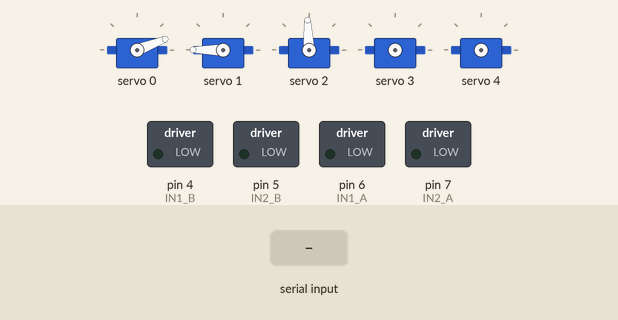
Simulated run of this sketch. Board: Arduino Uno, built with avr-gcc and run on an emulated ATmega328P. On the bench: 5 × servo, switched loads named in the sketch (green lamp = pin HIGH). The test bench sets the inputs (shaded band). What the sketch prints to the serial monitor is not drawn.

Above: at 2.3 s.
2.4 s: "R\n" received over Serial
At 3.2 s:
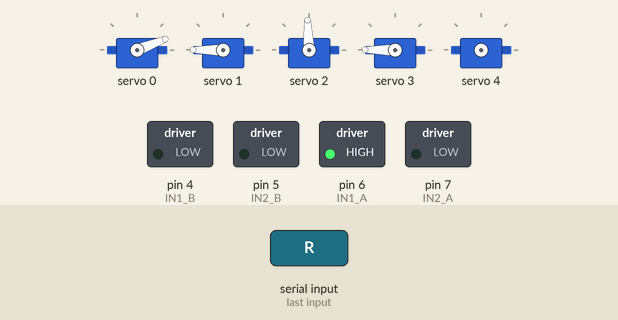
5.4 s: "O\n" received over Serial
At 6.6 s:
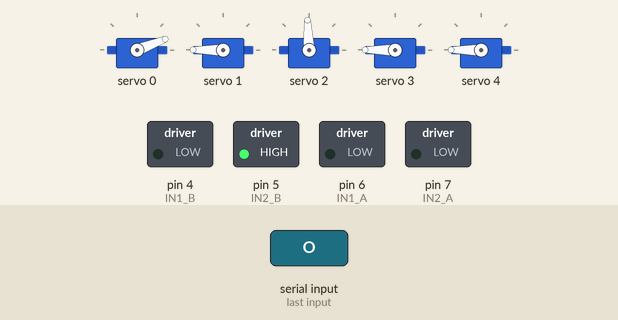
6.9 s: "5\n" received over Serial
At 7.9 s:
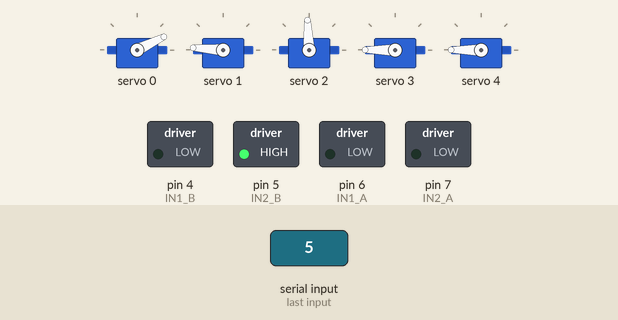
8.4 s: "pan ,45\n" received over Serial
At 9.2 s:
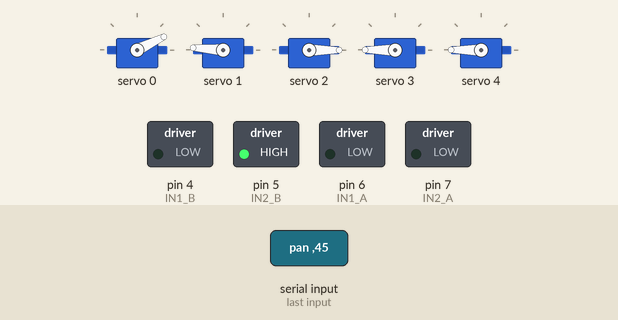
9.9 s: "0\n" received over Serial
At 11.1 s:
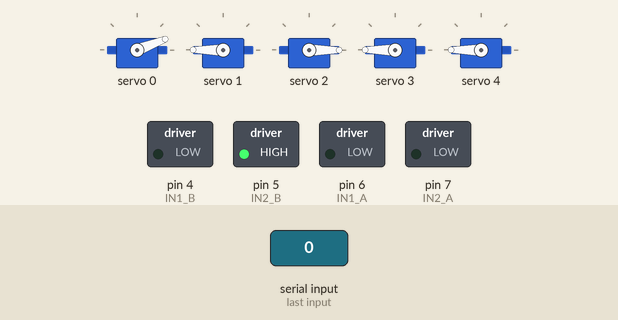
11.4 s: "r\n" received over Serial
At 13.2 s:
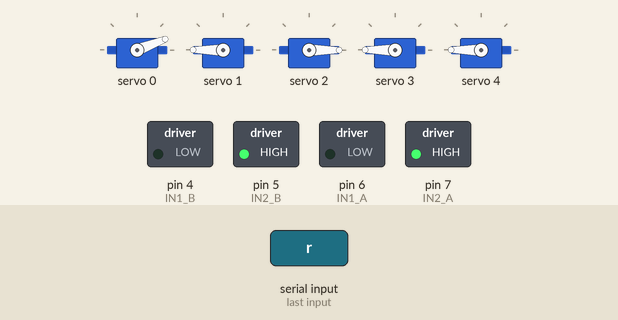
Timing chart, 0 to 14.9 s (numbered marks = the images above; inputs shaded):
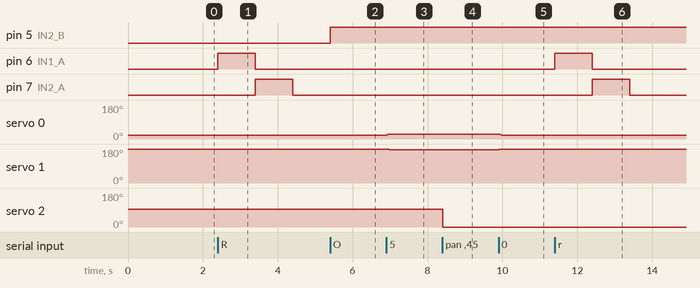

Measured:
- after the input at 2.4 s, pin 6 (IN1_A): LOW → HIGH at once, → LOW 1.0 s later; pin 7 (IN2_A): LOW → HIGH after 1.0 s, → LOW 1.0 s later
- after the input at 5.4 s, pin 5 (IN2_B): LOW → HIGH at once
- after the input at 6.9 s, servo 0: 21° → 26° at once; servo 1: 180° → 176° at once
- after the input at 8.4 s, servo 2: 93° → 0° at once
- after the input at 9.9 s, servo 0: 26° → 21° at once; servo 1: 176° → 180° at once
- after the input at 11.4 s, pin 6 (IN1_A): LOW → HIGH at once, → LOW 1.0 s later; pin 7 (IN2_A): LOW → HIGH after 1.0 s, → LOW 1.0 s later

The sketch:

MekanikGabungan.ino
```cpp
#include <Wire.h>
#include <Adafruit_PWMServoDriver.h>

Adafruit_PWMServoDriver pca = Adafruit_PWMServoDriver(0x40);

// ═══════════════════════════════════════════════════════
//  SERVO CONFIG
// ═══════════════════════════════════════════════════════
#define SERVO_FREQ  50

// Tilt (CH0 & CH1)
#define TILT_MIN    150
#define TILT_MAX    526
const int CH0_START = 3,   CH0_END = 43;
const int CH1_START = 165, CH1_END = 125;

// Pan (CH2)
#define PAN_CH      2
#define PAN_MIN     102
#define PAN_MAX     512
#define PAN_INIT    90

float pos0    = CH0_START;
float pos1    = CH1_START;
int   panPos  = PAN_INIT;
int   stepDelay = 15;

// ═══════════════════════════════════════════════════════
//  MOTOR CONFIG  ← dipindah ke CH3 & CH4 (hindari konflik)
// ═══════════════════════════════════════════════════════
#define PWM_FREQ    1000
#define PWM_MAX     4095

// Motor A – PCA CH3 | arah D6, D7
#define CH_A    3
#define IN1_A   6
#define IN2_A   7

// Motor B – PCA CH4 | arah D4, D5
#define CH_B    4
#define IN1_B   4
#define IN2_B   5

// ═══════════════════════════════════════════════════════
//  SERVO – FUNGSI
// ═══════════════════════════════════════════════════════
uint16_t tiltToPulse(int angle) {
  return map(constrain(angle, 0, 180), 0, 180, TILT_MIN, TILT_MAX);
}

uint16_t panToPulse(int angle) {
  return map(constrain(angle, 0, 180), 0, 180, PAN_MIN, PAN_MAX);
}

void setTilt(uint8_t ch, float angle) {
  pca.setPWM(ch, 0, tiltToPulse((int)angle));
}

void setPan(int angle) {
  pca.setPWM(PAN_CH, 0, panToPulse(angle));
  panPos = angle;
}

void moveTo(float target0, float target1) {
  float from0 = pos0, from1 = pos1;
  int steps = max(abs(target0 - from0), abs(target1 - from1));
  if (steps == 0) return;
  for (int i = 1; i <= steps; i++) {
    float ratio = (float)i / steps;
    setTilt(0, from0 + ratio * (target0 - from0));
    setTilt(1, from1 + ratio * (target1 - from1));
    delay(stepDelay);
  }
  pos0 = target0;
  pos1 = target1;
}

// ═══════════════════════════════════════════════════════
//  MOTOR – FUNGSI
// ═══════════════════════════════════════════════════════
void motorA_Maju(int speed) {
  digitalWrite(IN1_A, HIGH); digitalWrite(IN2_A, LOW);
  pca.setPWM(CH_A, 0, map(speed, 0, 100, 0, PWM_MAX));
}

void motorA_Mundur(int speed) {
  digitalWrite(IN1_A, LOW); digitalWrite(IN2_A, HIGH);
  pca.setPWM(CH_A, 0, map(speed, 0, 100, 0, PWM_MAX));
}

void motorA_Stop() {
  digitalWrite(IN1_A, LOW); digitalWrite(IN2_A, LOW);
  pca.setPWM(CH_A, 0, 0);
}

void motorB_Mundur(int speed) {
  digitalWrite(IN1_B, LOW); digitalWrite(IN2_B, HIGH);
  pca.setPWM(CH_B, 0, map(speed, 0, 100, 0, PWM_MAX));
}

void motorB_Stop() {
  digitalWrite(IN1_B, LOW); digitalWrite(IN2_B, LOW);
  pca.setPWM(CH_B, 0, 0);
}

void stopSemua() {
  motorA_Stop();
  motorB_Stop();
  Serial.println("[MOTOR] Semua motor berhenti.");
}

// ═══════════════════════════════════════════════════════
//  STATUS
// ═══════════════════════════════════════════════════════
void printStatus() {
  Serial.println("===========================================");
  Serial.print("  CH0 (Tilt) : "); Serial.print(pos0, 1); Serial.println("°");
  Serial.print("  CH1 (Tilt) : "); Serial.print(pos1, 1); Serial.println("°");
  Serial.print("  CH2 (Pan)  : "); Serial.print(panPos);  Serial.println("°");
  Serial.print("  Speed Servo: "); Serial.print(stepDelay); Serial.println(" ms/step");
  Serial.println("-------------------------------------------");
  Serial.println("  [SERVO]");
  Serial.println("  0-40          = tilt (0=START, 40=END)");
  Serial.println("  pan <0-180>   = gerak pan");
  Serial.println("  spd <ms>      = ubah kecepatan tilt");
  Serial.println("  status        = lihat posisi");
  Serial.println("  [MOTOR]");
  Serial.println("  R             = Motor A maju 1s → mundur 1s");
  Serial.println("  O             = Motor B mundur terus");
  Serial.println("  S             = Stop semua motor");
  Serial.println("===========================================");
}

// ═══════════════════════════════════════════════════════
//  PARSE COMMAND
// ═══════════════════════════════════════════════════════
void parseCommand(String input) {
  input.trim();
  if (input.length() == 0) return;

  // ── status ──
  if (input == "status") { printStatus(); return; }

  // ── Motor: R, O, S ──
  if (input == "R" || input == "r") {
    Serial.println("[MOTOR A] MAJU...");
    motorA_Maju(75);
    delay(1000);
    Serial.println("[MOTOR A] MUNDUR...");
    motorA_Mundur(75);
    delay(1000);
    motorA_Stop();
    Serial.println("[MOTOR A] Selesai.");
    return;
  }

  if (input == "O" || input == "o") {
    Serial.println("[MOTOR B] MUNDUR...");
    motorB_Mundur(75);
    return;
  }

  if (input == "S" || input == "s") {
    stopSemua();
    return;
  }

  // ── spd <ms> ──
  if (input.startsWith("spd ")) {
    stepDelay = constrain(input.substring(4).toInt(), 1, 1000);
    Serial.print("Speed servo: "); Serial.print(stepDelay); Serial.println(" ms");
    return;
  }

  // ── pan <degree> ──
  if (input.startsWith("pan ")) {
    int deg = input.substring(4).toInt();
    if (deg >= 0 && deg <= 180) {
      setPan(deg);
      Serial.print("[PAN] CH2: "); Serial.print(deg); Serial.println("°");
    } else {
      Serial.println("Pan tidak valid. Masukkan 0-180.");
    }
    return;
  }

  // ── tilt 0-40 ──
  bool isNumber = true;
  for (int i = 0; i < (int)input.length(); i++) {
    if (!isDigit(input[i])) { isNumber = false; break; }
  }
  if (isNumber) {
    int cmd = input.toInt();
    if (cmd >= 0 && cmd <= 40) {
      float t0 = map(cmd, 0, 40, CH0_START, CH0_END);
      float t1 = map(cmd, 0, 40, CH1_START, CH1_END);
      Serial.print("[TILT "); Serial.print(cmd); Serial.println("]");
      Serial.print("  CH0: "); Serial.print(pos0, 1); Serial.print("° -> "); Serial.print(t0, 1); Serial.println("°");
      Serial.print("  CH1: "); Serial.print(pos1, 1); Serial.print("° -> "); Serial.print(t1, 1); Serial.println("°");
      moveTo(t0, t1);
    } else {
      Serial.println("Tilt tidak valid. Masukkan 0-40.");
    }
    return;
  }

  Serial.println("Perintah tidak dikenal.");
}

// ═══════════════════════════════════════════════════════
//  SETUP & LOOP
// ═══════════════════════════════════════════════════════
void setup() {
  Serial.begin(9600);

  // Pin motor
  pinMode(IN1_A, OUTPUT); pinMode(IN2_A, OUTPUT);
  pinMode(IN1_B, OUTPUT); pinMode(IN2_B, OUTPUT);

  // PCA init – servo dulu (50Hz), motor pakai setPWM langsung
  pca.begin();
  pca.setOscillatorFrequency(27000000);
  pca.setPWMFreq(SERVO_FREQ);  // 50Hz untuk servo
  delay(100);

  // Posisi awal servo
  setTilt(0, CH0_START);
  setTilt(1, CH1_START);
  setPan(PAN_INIT);
  delay(500);

  // Matikan semua motor
  stopSemua();

  printStatus();
}

void loop() {
  if (Serial.available()) {
    String input = Serial.readStringUntil('\n');
    parseCommand(input);
  }
}
```
